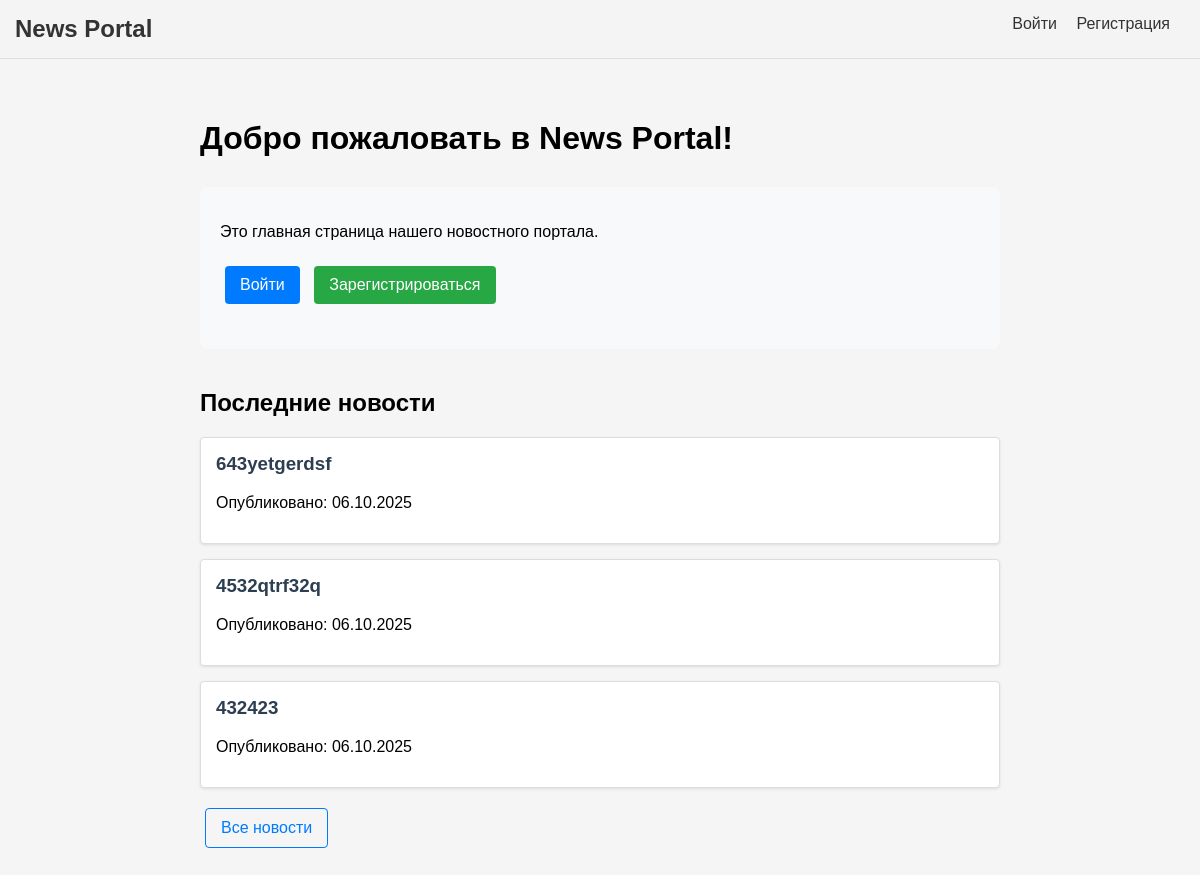
Before: /news/home/ with the older database file.
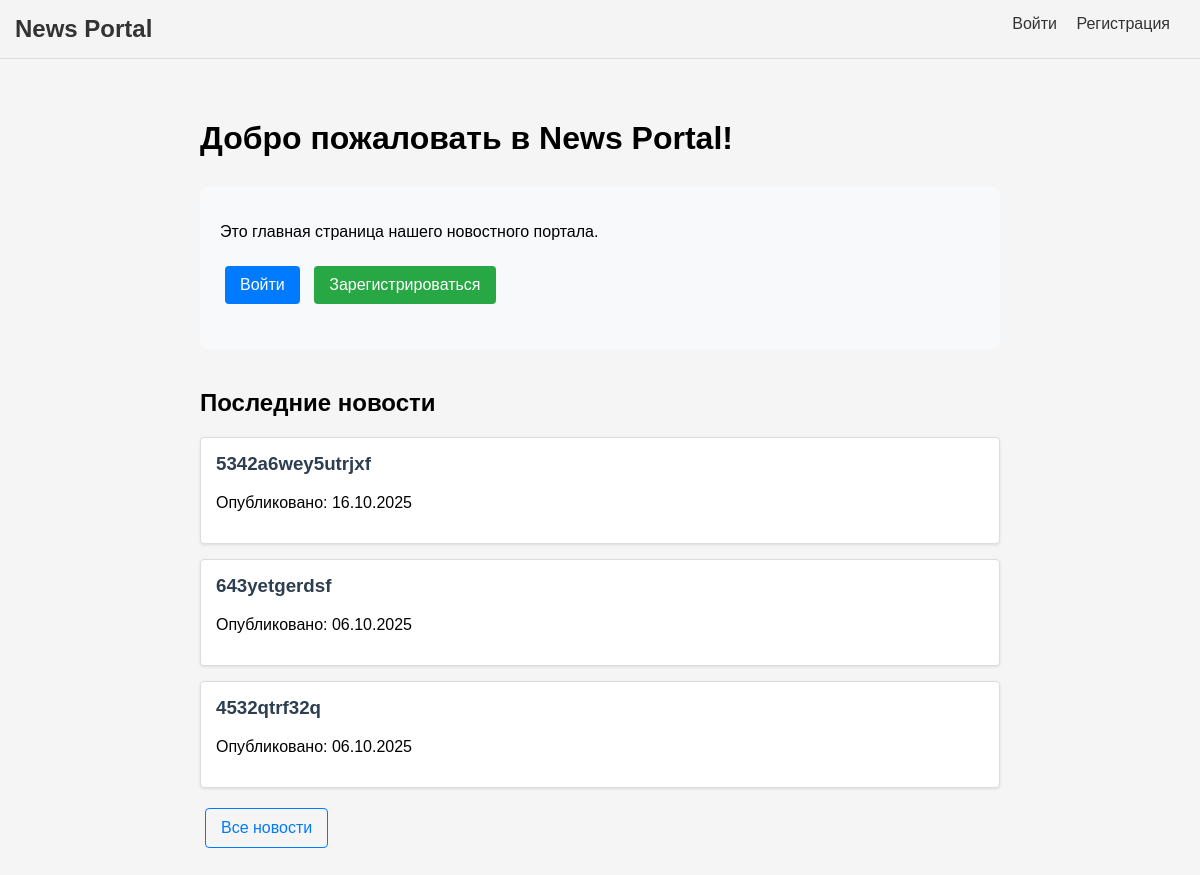
After: the same page with the newer database file.
### news/models.py (models this page shows, shortened)
class Post(models.Model):
    ARTICLE = 'AR'
    NEWS = 'NW'
    POST_TYPES = [
        (ARTICLE, _('Article')),
        (NEWS, _('News')),
    ]
    author = models.ForeignKey(
        Author,
        on_delete=models.CASCADE,
        verbose_name=_('Author')
    )
    post_type = models.CharField(
        max_length=2,
        choices=POST_TYPES,
        verbose_name=_('Post type')
    )
    created_at = models.DateTimeField(
        auto_now_add=True,
        verbose_name=_('Created at')
    )
    updated_at = models.DateTimeField(
        auto_now=True,
        verbose_name=_('Updated at')
    )
    categories = models.ManyToManyField(
        Category,
        through='PostCategory',
        verbose_name=_('Categories'),
        blank=True  # Добавляем blank=True
    )
    title = models.CharField(
        max_length=200,
        verbose_name=_('Title')
    )
    content = models.TextField(verbose_name=_('Content'))
    rating = models.IntegerField(
        default=0,
        verbose_name=_('Rating')
    )
    is_published = models.BooleanField(
        default=True,
        verbose_name=_('Is published')
    )
    class Meta:
        verbose_name = _('Post')
        verbose_name_plural = _('Posts')
        ordering = ['-created_at']

### news/views.py (the view)
# urls.py: path('home/', views.HomePageView.as_view(), name='home'),
class HomePageView(TemplateView):
    template_name = 'news/home.html'
    def get_context_data(self, **kwargs):
        context = super().get_context_data(**kwargs)
        try:
            context['latest_news'] = Post.objects.filter(post_type='NW').order_by('-created_at')[:3]
        except Exception as e:
            context['latest_news'] = []
            print(f"Ошибка при получении новостей: {e}")
        context['current_time'] = timezone.now()
        context['timezones'] = COMMON_TIMEZONES
        return context

### news/context_processors.py (called while the page is built)
def timezone_context(request):
    return {
        'current_time': timezone.now(),
        'timezones': pytz.common_timezones,
    }

def user_groups(request):
    return {
        'is_author': request.user.groups.filter(name='authors').exists() if request.user.is_authenticated else False
    }

### templates/news/home.html (shortened to what this page needs)
{% extends "account/base.html" %}
{% block content %}
<div class="home-page">
    <h1>Добро пожаловать в News Portal!</h1>
    <div class="welcome-section">
        <p>Это главная страница нашего новостного портала.</p>
        {% if user.is_authenticated %}
            <div class="user-actions">
                <a href="{% url 'news_list' %}" class="btn btn-primary">Перейти к новостям</a>
                <a href="{% url 'become_author' %}" class="btn btn-success">Стать автором</a>
            </div>
        {% else %}
            <div class="guest-actions">
                <a href="{% url 'account_login' %}" class="btn btn-primary">Войти</a>
                <a href="{% url 'account_signup' %}" class="btn btn-success">Зарегистрироваться</a>
            </div>
        {% endif %}
    </div>
    {% if latest_news %}
    <div class="latest-news">
        <h2>Последние новости</h2>
        <div class="news-preview">
            {% for news in latest_news %}
            <div class="news-item">
                <h3><a href="{% url 'news_detail' news.pk %}">{{ news.title }}</a></h3>
                <p>Опубликовано: {{ news.created_at|date:"d.m.Y" }}</p>
            </div>
            {% endfor %}
        </div>
        <a href="{% url 'news_list' %}" class="btn btn-outline-primary">Все новости</a>
    </div>
    {% endif %}
</div>
{% endblock %}

Changed rows visible on the page:
no longer on this page (row unchanged): Post: title "432423", created_at "06.10.2025"
added Post: title "5342a6wey5utrjxf", created_at "16.10.2025"
